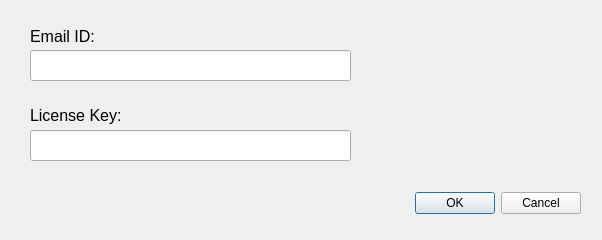
<?xml version="1.0" encoding="UTF-8"?>
<ui version="4.0">
 <class>licenseAuthenticationDialog</class>
 <widget class="QDialog" name="licenseAuthenticationDialog">
  <property name="geometry">
   <rect>
    <x>0</x>
    <y>0</y>
    <width>602</width>
    <height>240</height>
   </rect>
  </property>
  <property name="maximumSize">
   <size>
    <width>602</width>
    <height>240</height>
   </size>
  </property>
  <property name="windowTitle">
   <string>License Authentication</string>
  </property>
  <widget class="QDialogButtonBox" name="buttonBox">
   <property name="geometry">
    <rect>
     <x>30</x>
     <y>183</y>
     <width>551</width>
     <height>41</height>
    </rect>
   </property>
   <property name="maximumSize">
    <size>
     <width>551</width>
     <height>41</height>
    </size>
   </property>
   <property name="orientation">
    <enum>Qt::Horizontal</enum>
   </property>
   <property name="standardButtons">
    <set>QDialogButtonBox::Cancel|QDialogButtonBox::Ok</set>
   </property>
  </widget>
  <widget class="QLineEdit" name="lineEdit">
   <property name="geometry">
    <rect>
     <x>30</x>
     <y>50</y>
     <width>321</width>
     <height>31</height>
    </rect>
   </property>
   <property name="font">
    <font>
     <pointsize>12</pointsize>
    </font>
   </property>
  </widget>
  <widget class="QLineEdit" name="lineEdit_2">
   <property name="geometry">
    <rect>
     <x>30</x>
     <y>130</y>
     <width>321</width>
     <height>31</height>
    </rect>
   </property>
   <property name="font">
    <font>
     <pointsize>12</pointsize>
    </font>
   </property>
  </widget>
  <widget class="QLabel" name="label">
   <property name="geometry">
    <rect>
     <x>30</x>
     <y>26</y>
     <width>71</width>
     <height>20</height>
    </rect>
   </property>
   <property name="font">
    <font>
     <pointsize>12</pointsize>
    </font>
   </property>
   <property name="text">
    <string>Email ID:</string>
   </property>
  </widget>
  <widget class="QLabel" name="label_2">
   <property name="geometry">
    <rect>
     <x>30</x>
     <y>105</y>
     <width>91</width>
     <height>21</height>
    </rect>
   </property>
   <property name="font">
    <font>
     <pointsize>12</pointsize>
    </font>
   </property>
   <property name="text">
    <string>License Key:</string>
   </property>
  </widget>
 </widget>
 <resources/>
 <connections>
  <connection>
   <sender>buttonBox</sender>
   <signal>accepted()</signal>
   <receiver>licenseAuthenticationDialog</receiver>
   <slot>accept()</slot>
   <hints>
    <hint type="sourcelabel">
     <x>248</x>
     <y>254</y>
    </hint>
    <hint type="destinationlabel">
     <x>157</x>
     <y>274</y>
    </hint>
   </hints>
  </connection>
  <connection>
   <sender>buttonBox</sender>
   <signal>rejected()</signal>
   <receiver>licenseAuthenticationDialog</receiver>
   <slot>reject()</slot>
   <hints>
    <hint type="sourcelabel">
     <x>316</x>
     <y>260</y>
    </hint>
    <hint type="destinationlabel">
     <x>286</x>
     <y>274</y>
    </hint>
   </hints>
  </connection>
 </connections>
</ui>
